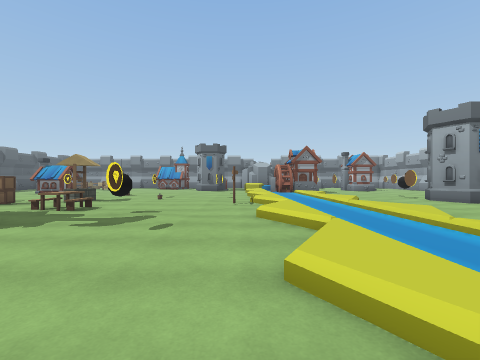
view 1 (above)

18 first-person views from a walk through a Unity game level. The camera is 1.4 m above the floor, looks level and sees 90° across. The floor is counted in squares, 2 m on a side. Each view is taken from the middle of a square. On the plan, view 1 faces up. The plan holds only what a view shows up to about 9 squares ahead; the rest is blank. The place goes on beyond the plan. The player is left out. Some animated figures are not drawn. Some surface patterns are stand-ins.

view 2
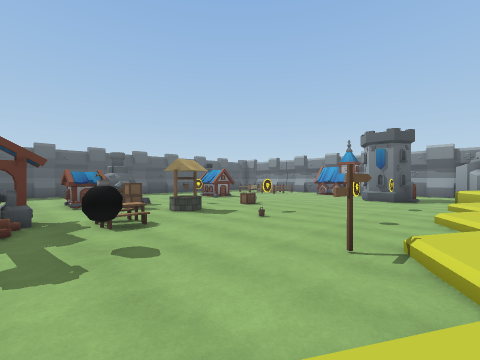

view 3
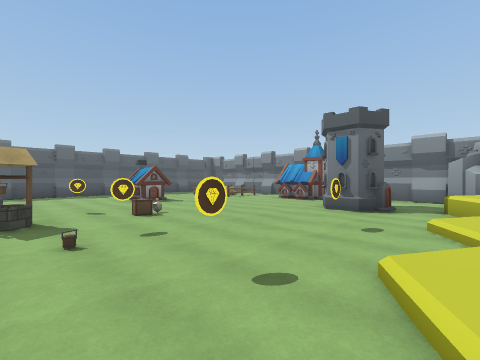

view 4
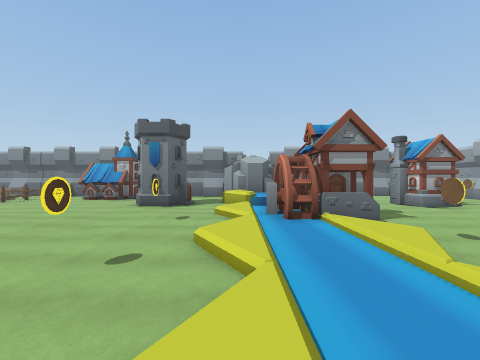

view 5
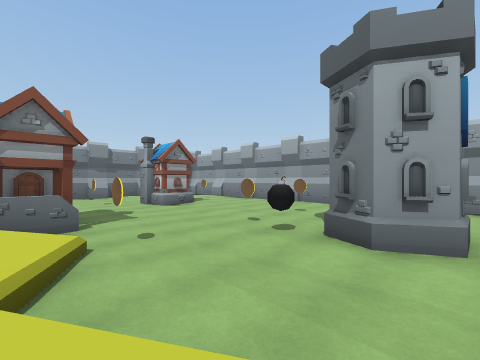

view 6
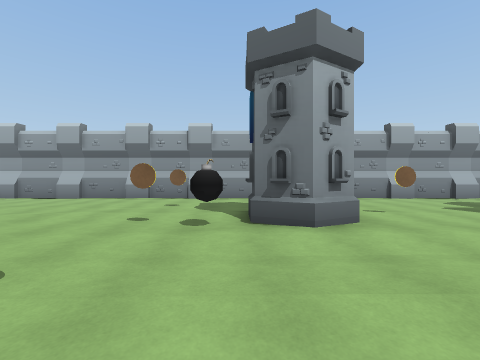

view 7
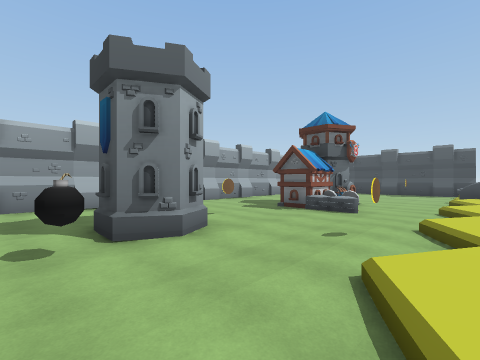

view 8
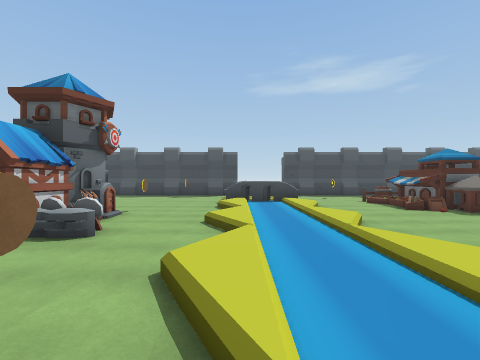

view 9
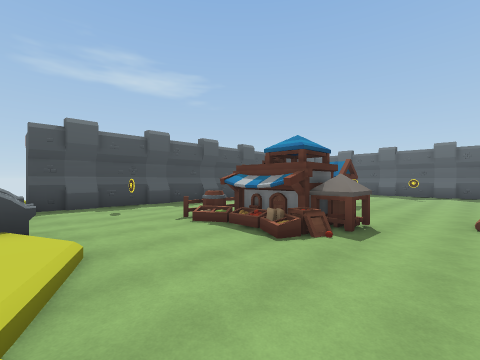

view 10
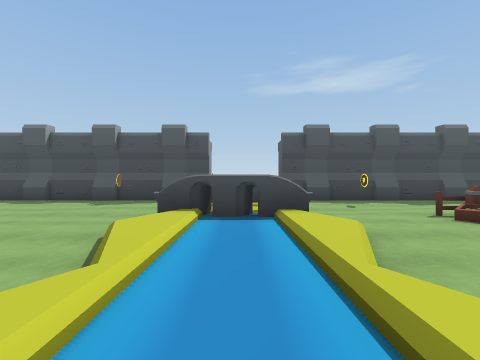

view 11
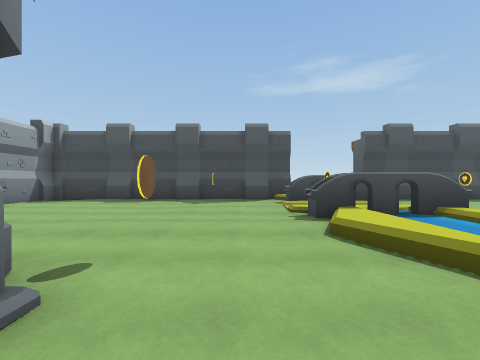

view 12
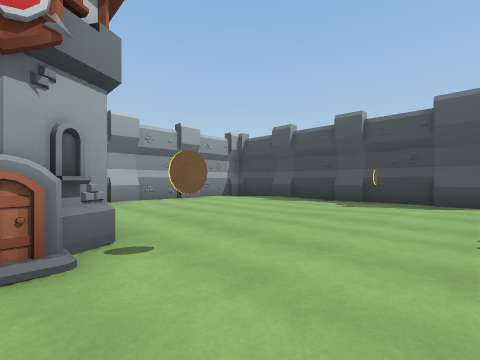

view 13
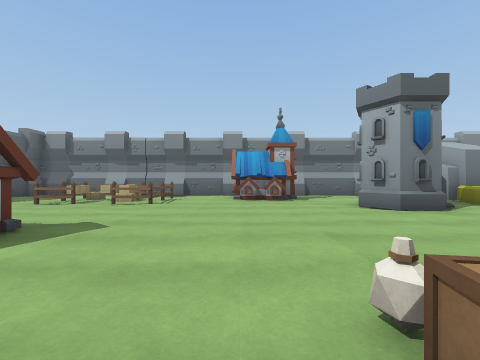

view 14
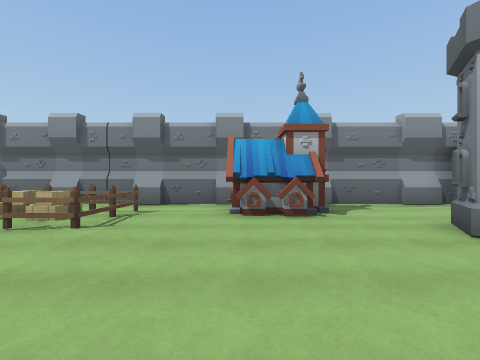

view 15
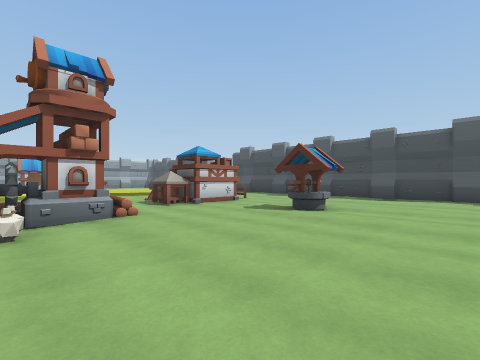

view 16
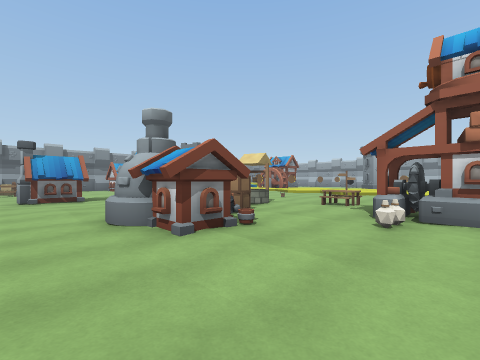

view 17
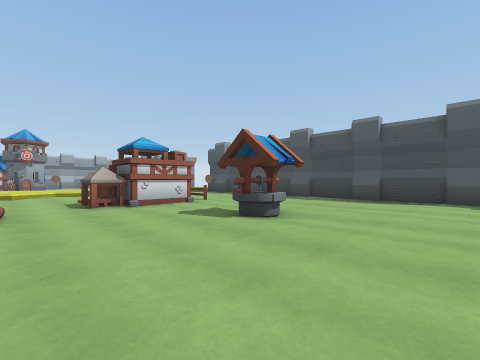

view 18
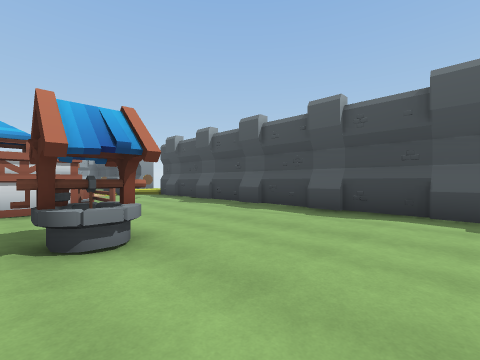

### Floor plan
Key: @ floor where view 1 was taken; # wall or solid block; . main floor; : floor 0.5 m higher than the main floor; / step, stairs or slope; ^ raised ledge; O other object.
Columns run from 11 left of view 1 to 12 right of it. Each row starts with its distance up from view 1.
 21 ######  ####
 20  .....  ....O
 19 OOO..OOO....#O
 18 :O.O.OO.....OO         #
 17 O.OO.....#..O         .#
 16 O........##.    ..OO/..#
 15 ............    ...O...#
 14 ............ OO .......#
 13 .OO.........:OOO.......#
 12 .OO...O...../O ........#
 11 ......O.....   ........#
 10 ............: :........#
  9 ............/ /...O....#
  8 ..OO..O.....: :...##...#
  7 ..O O......O/ :........#
  6 ..O/...O..../ /......  #
  5 .........O..: :........#
  4 ....OOO...../  ........#
  3 .....OO...../  ..OOO...#
  2 .....//.....:. ...OO ..#
  1 ............/  ...O   .#
  0 .......OO/.@/  ...O.   #
 -1 ...O...OO...:  ........#
 -2 ...O...OO/..  :........#
 -3 .......OO...^#^........#
 -4 ............//./.......#
 -5 ............^^^........#
 -6 ............   ........#
 -7 ############  O#########

Positions as (right, up) in squares from view 1, and headings:
1: (0, 0), facing up
2: (1, 4), facing up-left
3: (1, 8), facing up-left
4: (1, 7), facing up
5: (3, 7), facing up-right
6: (3, 9), facing right
7: (3, 10), facing down-right
8: (3, 7), facing down
9: (1, 2), facing down-left
10: (2, 2), facing down
11: (5, 2), facing down
12: (4, 1), facing down-right
13: (-6, 10), facing up
14: (-6, 13), facing up
15: (-11, 4), facing down-right
16: (-11, 3), facing up-right
17: (-11, 2), facing down-right
18: (-11, -1), facing down-right
